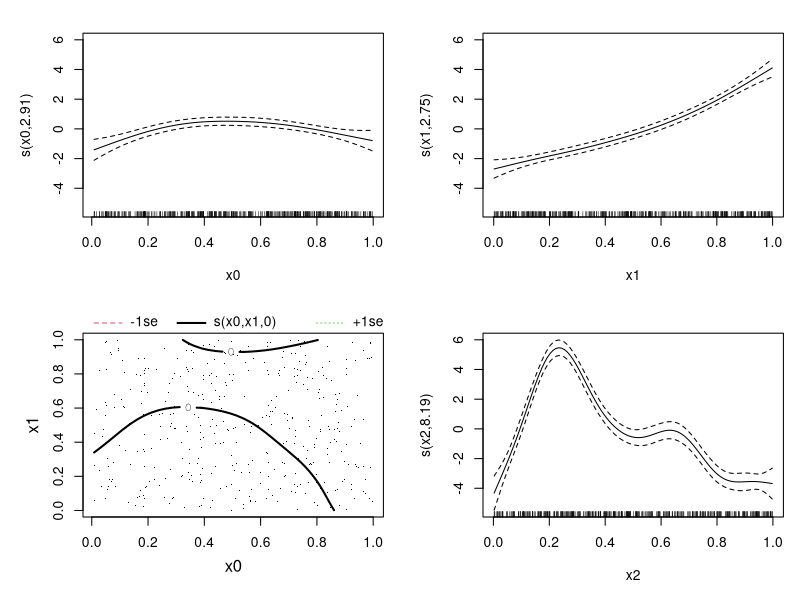
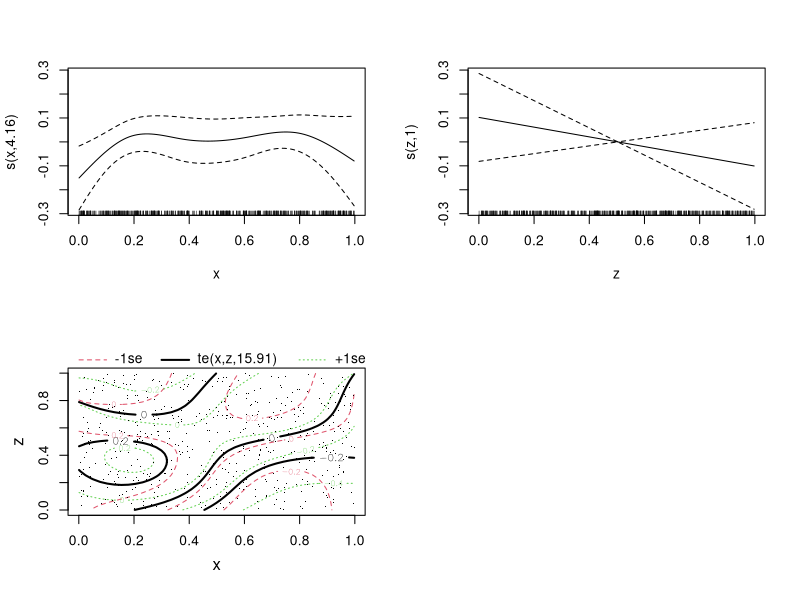
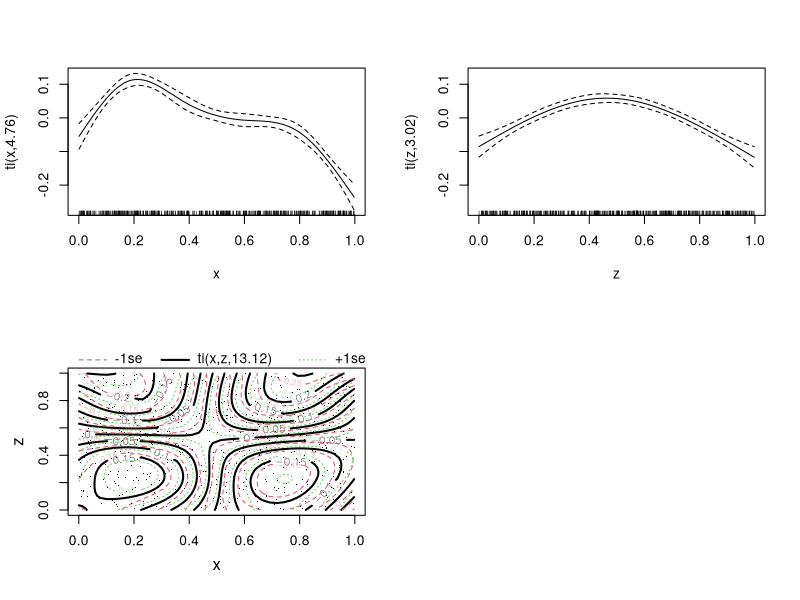

The R source for these figures, in order:
library(mgcv)


### Name: gam.side
### Title: Identifiability side conditions for a GAM
### Aliases: gam.side
### Keywords: models regression

### ** Examples

## The first two examples here iluustrate models that cause
## gam.side to impose constraints, but both are a bad way 
## of estimating such models. The 3rd example is the right
## way.... 
set.seed(7)
require(mgcv)
dat <- gamSim(n=400,scale=2) ## simulate data
## estimate model with redundant smooth interaction (bad idea).
b<-gam(y~s(x0)+s(x1)+s(x0,x1)+s(x2),data=dat)
plot(b,pages=1)

## Simulate data with real interation...
dat <- gamSim(2,n=500,scale=.1)
old.par<-par(mfrow=c(2,2))

## a fully nested tensor product example (bad idea)
b <- gam(y~s(x,bs="cr",k=6)+s(z,bs="cr",k=6)+te(x,z,k=6),
       data=dat$data)
plot(b)

old.par<-par(mfrow=c(2,2))
## A fully nested tensor product example, done properly,
## so that gam.side is not needed to ensure identifiability.
## ti terms are designed to produce interaction smooths
## suitable for adding to main effects (we could also have
## used s(x) and s(z) without a problem, but not s(z,x) 
## or te(z,x)).
b <- gam(y ~ ti(x,k=6) + ti(z,k=6) + ti(x,z,k=6),
       data=dat$data)
plot(b)

par(old.par)
rm(dat)
